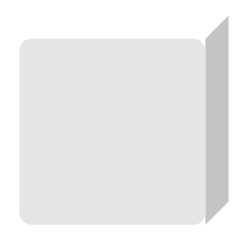
#> input picture godot-proto/art/common/ui/ui_cube_tint.png, 248 x 248 px
$ python make_assets.py
#> lines starting #> are read from the running program, lines starting #| are printed output that depends on the picture
#!/usr/bin/env python3
"""Готовит лёгкие ассеты домашней страницы (web-home/assets) из финальных файлов проекта godot-proto.
Кубик = ui_cube_tint × цвет клетки (как modulate в Godot) + поверх ui_cube_face (закрытый: × 0.94).
Запуск из корня репозитория: python3 web-home/tools/make_assets.py   (нужны Pillow, fonttools, brotli)"""
import os
from PIL import Image, ImageChops
ROOT = os.path.dirname(os.path.dirname(os.path.dirname(os.path.abspath(__file__))))
UI = os.path.join(ROOT, "godot-proto/art/common/ui")
OUT = os.path.join(ROOT, "web-home/assets")
os.makedirs(OUT, exist_ok=True)
COLORS = ["#F6B9C0", "#F9CB9C", "#F6E08E", "#CDE9DC", "#BEDCEE", "#C9CAF0", "#DCC2EC"]
LOCK_GREY, LOCK_MIX, FACE_LOCK = (0xD8, 0xD2, 0xC7), 0.5, 0.94

def hexrgb(h): return tuple(int(h[i:i + 2], 16) for i in (1, 3, 5))
def lerp(a, b, t): return tuple(round(a[i] + (b[i] - a[i]) * t) for i in range(3))

tint = Image.open(os.path.join(UI, "ui_cube_tint.png")).convert("RGBA")
#> tint is the input picture: PIL image 248x248 RGBA; mean R, G, B, A 161.4, 161.4, 161.4, 178.4
face = Image.open(os.path.join(UI, "ui_cube_face.png")).convert("RGBA")
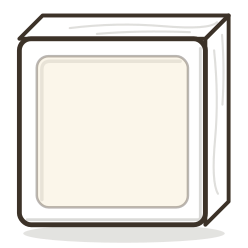
#> input picture godot-proto/art/common/ui/ui_cube_face.png, 248 x 248 px
#> face is the input picture: PIL image 248x248 RGBA; mean R, G, B, A 110.9, 107.1, 100.4, 124.1
def mul(im, rgb):
    m = ImageChops.multiply(im, Image.new("RGBA", im.size, rgb + (255,)))
    m.putalpha(im.getchannel("A"))
    return m
for k, h in enumerate(COLORS):
    for locked in (False, True):
        c = hexrgb(h)
        if locked:
            c = lerp(c, LOCK_GREY, LOCK_MIX)
        im = Image.new("RGBA", tint.size, (0, 0, 0, 0))
        im.alpha_composite(mul(tint, c))
        im.alpha_composite(mul(face, tuple(round(255 * FACE_LOCK) for _ in range(3))) if locked else face)
        im.save(os.path.join(OUT, "cube_%d%s.webp" % (k, "_lock" if locked else "")), quality=88, method=6)
#> this loop made 7 passes
#> pass 1, in mul, `m = ImageChops.multiply(im, Image.new("RGBA", im.size, rgb + (255,)))`:
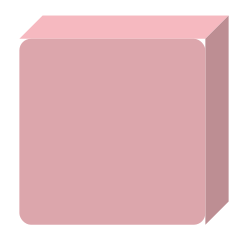
#> m: PIL image 248x248 RGBA; mean R, G, B, A 155.2, 117, 121.3, 178.4; transparent parts drawn white
#> pass 1, `im.save(os.path.join(OUT, "cube_%d%s.webp" % (k, "_lock" if locked els..`:
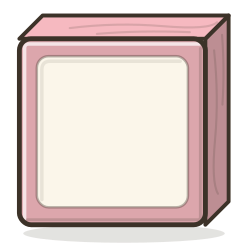
#> saved as cube_0.webp: PIL image 248x248 RGBA; mean R, G, B, A 158.7, 141.9, 137.4, 187.8; transparent parts drawn white
#> after the loop:
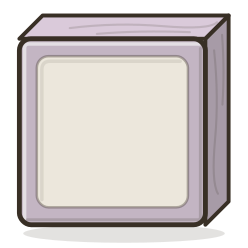
#> im: PIL image 248x248 RGBA; mean R, G, B, A 146.2, 139.5, 137.3, 187.8; transparent parts drawn white
for f in ("ui_hand_f1", "ui_hand_f2"):
#> (the run stopped early here; a loop or call above may not have finished)
